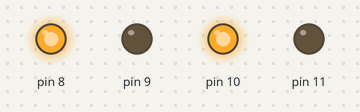
Bench run of a sketch on a simulated Arduino Uno, built with avr-gcc and run on an emulated ATmega328P. Parts: output pins drawn as LEDs (lit = HIGH).

Above: at 2.5 s.
At 12.5 s:
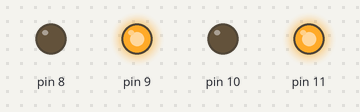
At 17.5 s:
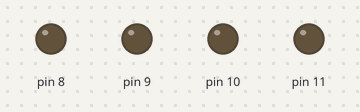
Timing chart, 0 to 26.0 s (numbered marks = the images above):
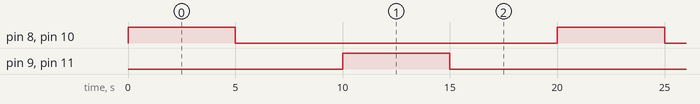

Measured:
- by itself, pin 8–11: alternates HIGH for 5.0 s and LOW for 15.0 s
- by itself, everything shown: repeats every 20.0 s, in 4 steps

The sketch:

sketch_apr14a.ino
```cpp
void setup() {
  // put your setup code here, to run once:
  // 8,10 돌아가고,
  // 9,11 반대로
  Serial.begin(9600);
  pinMode(8,OUTPUT);
  pinMode(9,OUTPUT);
  pinMode(10,OUTPUT);
  pinMode(11,OUTPUT);
}

void loop() {
  // put your main code here, to run repeatedly:
  digitalWrite(8,HIGH);
  digitalWrite(10,HIGH);
    digitalWrite(9,LOW);
  digitalWrite(11,LOW);
  delay(5000);
  digitalWrite(8,LOW);
  digitalWrite(10,LOW);

  delay(5000);

    digitalWrite(9,HIGH);
  digitalWrite(11,HIGH);
    digitalWrite(8,LOW);
  digitalWrite(10,LOW);
  delay(5000);
  digitalWrite(9,LOW);
  digitalWrite(11,LOW);

  delay(5000);
}
```
